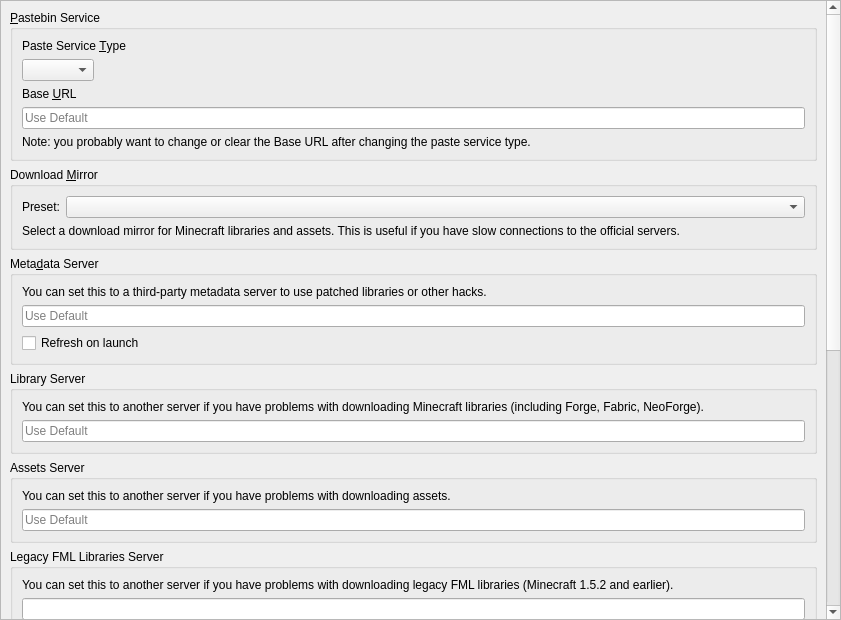
<?xml version="1.0" encoding="UTF-8"?>
<ui version="4.0">
 <class>APIPage</class>
 <widget class="QWidget" name="APIPage">
  <property name="geometry">
   <rect>
    <x>0</x>
    <y>0</y>
    <width>841</width>
    <height>620</height>
   </rect>
  </property>
  <layout class="QVBoxLayout" name="verticalLayout_2">
   <property name="leftMargin">
    <number>0</number>
   </property>
   <property name="topMargin">
    <number>0</number>
   </property>
   <property name="rightMargin">
    <number>0</number>
   </property>
   <property name="bottomMargin">
    <number>0</number>
   </property>
   <item>
    <widget class="QScrollArea" name="scrollArea">
     <property name="widgetResizable">
      <bool>true</bool>
     </property>
     <widget class="QWidget" name="scrollAreaWidgetContents">
      <property name="geometry">
       <rect>
        <x>0</x>
        <y>0</y>
        <width>825</width>
        <height>1236</height>
       </rect>
      </property>
      <layout class="QVBoxLayout" name="verticalLayout">
       <item>
        <widget class="QGroupBox" name="groupBox_paste">
         <property name="title">
          <string>&amp;Pastebin Service</string>
         </property>
         <layout class="QVBoxLayout" name="verticalLayout_3">
          <item>
           <widget class="QLabel" name="pasteServiceTypeLabel">
            <property name="text">
             <string>Paste Service &amp;Type</string>
            </property>
            <property name="buddy">
             <cstring>pasteTypeComboBox</cstring>
            </property>
           </widget>
          </item>
          <item>
           <widget class="QComboBox" name="pasteTypeComboBox">
            <property name="sizePolicy">
             <sizepolicy hsizetype="Maximum" vsizetype="Fixed">
              <horstretch>0</horstretch>
              <verstretch>0</verstretch>
             </sizepolicy>
            </property>
           </widget>
          </item>
          <item>
           <widget class="QLabel" name="baseURLLabel">
            <property name="text">
             <string>Base &amp;URL</string>
            </property>
            <property name="buddy">
             <cstring>baseURLEntry</cstring>
            </property>
           </widget>
          </item>
          <item>
           <widget class="QLineEdit" name="baseURLEntry">
            <property name="placeholderText">
             <string>Use Default</string>
            </property>
            <property name="clearButtonEnabled">
             <bool>true</bool>
            </property>
           </widget>
          </item>
          <item>
           <widget class="QLabel" name="baseURLNote">
            <property name="text">
             <string>Note: you probably want to change or clear the Base URL after changing the paste service type.</string>
            </property>
            <property name="wordWrap">
             <bool>true</bool>
            </property>
           </widget>
          </item>
         </layout>
        </widget>
       </item>
       <item>
        <widget class="QGroupBox" name="groupBox_mirror">
         <property name="title">
          <string>Download &amp;Mirror</string>
         </property>
         <layout class="QVBoxLayout" name="verticalLayout_mirror">
          <item>
           <layout class="QHBoxLayout" name="horizontalLayout_mirror">
            <item>
             <widget class="QLabel" name="label_mirror">
              <property name="text">
               <string>Preset:</string>
              </property>
              <property name="buddy">
               <cstring>mirrorPreset</cstring>
              </property>
             </widget>
            </item>
            <item>
             <widget class="QComboBox" name="mirrorPreset">
              <property name="sizePolicy">
               <sizepolicy hsizetype="Expanding" vsizetype="Fixed">
                <horstretch>0</horstretch>
                <verstretch>0</verstretch>
               </sizepolicy>
              </property>
             </widget>
            </item>
           </layout>
          </item>
          <item>
           <widget class="QLabel" name="label_mirror_desc">
            <property name="text">
             <string>Select a download mirror for Minecraft libraries and assets. This is useful if you have slow connections to the official servers.</string>
            </property>
            <property name="wordWrap">
             <bool>true</bool>
            </property>
           </widget>
          </item>
         </layout>
        </widget>
       </item>
       <item>
        <widget class="QGroupBox" name="groupBox_meta">
         <property name="title">
          <string>Meta&amp;data Server</string>
         </property>
         <layout class="QVBoxLayout" name="verticalLayout_5">
          <item>
           <widget class="QLabel" name="label_6">
            <property name="text">
             <string>You can set this to a third-party metadata server to use patched libraries or other hacks.</string>
            </property>
            <property name="textFormat">
             <enum>Qt::RichText</enum>
            </property>
            <property name="wordWrap">
             <bool>true</bool>
            </property>
            <property name="openExternalLinks">
             <bool>true</bool>
            </property>
           </widget>
          </item>
          <item>
           <widget class="QLineEdit" name="metaURL">
            <property name="placeholderText">
             <string>Use Default</string>
            </property>
           </widget>
          </item>
          <item>
           <widget class="QCheckBox" name="metaRefreshOnLaunchCB">
            <property name="text">
             <string>Refresh on launch</string>
            </property>
           </widget>
          </item>
         </layout>
        </widget>
       </item>
       <item>
        <widget class="QGroupBox" name="groupBox_libraries">
         <property name="title">
          <string>Library Server</string>
         </property>
         <layout class="QVBoxLayout" name="verticalLayout_libraries">
          <item>
           <widget class="QLabel" name="label_libraries">
            <property name="text">
             <string>You can set this to another server if you have problems with downloading Minecraft libraries (including Forge, Fabric, NeoForge).</string>
            </property>
            <property name="wordWrap">
             <bool>true</bool>
            </property>
           </widget>
          </item>
          <item>
           <widget class="QLineEdit" name="libraryURL">
            <property name="placeholderText">
             <string>Use Default</string>
            </property>
           </widget>
          </item>
         </layout>
        </widget>
       </item>
       <item>
        <widget class="QGroupBox" name="groupBox_assets">
         <property name="title">
          <string>Assets Server</string>
         </property>
         <layout class="QVBoxLayout" name="verticalLayout_6">
          <item>
           <widget class="QLabel" name="label_7">
            <property name="text">
             <string>You can set this to another server if you have problems with downloading assets.</string>
            </property>
            <property name="textFormat">
             <enum>Qt::RichText</enum>
            </property>
            <property name="wordWrap">
             <bool>true</bool>
            </property>
            <property name="openExternalLinks">
             <bool>true</bool>
            </property>
           </widget>
          </item>
          <item>
           <widget class="QLineEdit" name="resourceURL">
            <property name="placeholderText">
             <string>Use Default</string>
            </property>
           </widget>
          </item>
         </layout>
        </widget>
       </item>
       <item>
        <widget class="QGroupBox" name="groupBox_fmllibs">
         <property name="title">
          <string>Legacy FML Libraries Server</string>
         </property>
         <layout class="QVBoxLayout" name="verticalLayout_8">
          <item>
           <widget class="QLabel" name="label">
            <property name="text">
             <string>You can set this to another server if you have problems with downloading legacy FML libraries (Minecraft 1.5.2 and earlier).</string>
            </property>
            <property name="textFormat">
             <enum>Qt::RichText</enum>
            </property>
            <property name="wordWrap">
             <bool>true</bool>
            </property>
            <property name="openExternalLinks">
             <bool>true</bool>
            </property>
           </widget>
          </item>
          <item>
           <widget class="QLineEdit" name="legacyFMLLibsURL"/>
          </item>
         </layout>
        </widget>
       </item>
       <item>
        <widget class="QGroupBox" name="groupBox_ua">
         <property name="minimumSize">
          <size>
           <width>0</width>
           <height>0</height>
          </size>
         </property>
         <property name="title">
          <string>User Agent</string>
         </property>
         <layout class="QVBoxLayout" name="verticalLayout_7">
          <item>
           <widget class="QLineEdit" name="userAgentLineEdit">
            <property name="placeholderText">
             <string>Use Default</string>
            </property>
           </widget>
          </item>
          <item>
           <widget class="QLabel" name="userAgentLabel">
            <property name="text">
             <string>Enter a custom User Agent here. The special string $LAUNCHER_VER will be replaced with the version of the launcher.</string>
            </property>
            <property name="wordWrap">
             <bool>true</bool>
            </property>
           </widget>
          </item>
         </layout>
        </widget>
       </item>
       <item>
        <widget class="QGroupBox" name="groupBox_msa">
         <property name="title">
          <string>&amp;API Keys</string>
         </property>
         <layout class="QVBoxLayout" name="verticalLayout_4">
          <item>
           <widget class="QLabel" name="msaClientIDLabel">
            <property name="text">
             <string>&amp;Microsoft Authentication</string>
            </property>
            <property name="textFormat">
             <enum>Qt::RichText</enum>
            </property>
            <property name="wordWrap">
             <bool>true</bool>
            </property>
            <property name="openExternalLinks">
             <bool>true</bool>
            </property>
            <property name="buddy">
             <cstring>msaClientID</cstring>
            </property>
           </widget>
          </item>
          <item>
           <widget class="QLineEdit" name="msaClientID">
            <property name="placeholderText">
             <string>Use Default</string>
            </property>
           </widget>
          </item>
          <item>
           <widget class="QLabel" name="label_3">
            <property name="text">
             <string>Note: you probably don't need to set this if logging in via Microsoft Authentication already works.</string>
            </property>
            <property name="textFormat">
             <enum>Qt::RichText</enum>
            </property>
            <property name="wordWrap">
             <bool>true</bool>
            </property>
           </widget>
          </item>
          <item>
           <spacer name="verticalSpacer">
            <property name="orientation">
             <enum>Qt::Vertical</enum>
            </property>
            <property name="sizeType">
             <enum>QSizePolicy::Fixed</enum>
            </property>
            <property name="sizeHint" stdset="0">
             <size>
              <width>0</width>
              <height>6</height>
             </size>
            </property>
           </spacer>
          </item>
          <item>
           <widget class="QLabel" name="modrinthTokenLabel">
            <property name="text">
             <string>Mod&amp;rinth</string>
            </property>
            <property name="textFormat">
             <enum>Qt::RichText</enum>
            </property>
            <property name="wordWrap">
             <bool>true</bool>
            </property>
            <property name="openExternalLinks">
             <bool>true</bool>
            </property>
            <property name="buddy">
             <cstring>modrinthToken</cstring>
            </property>
           </widget>
          </item>
          <item>
           <widget class="QLineEdit" name="modrinthToken">
            <property name="enabled">
             <bool>true</bool>
            </property>
            <property name="placeholderText">
             <string>Use None</string>
            </property>
           </widget>
          </item>
          <item>
           <widget class="QLabel" name="label_8">
            <property name="text">
             <string>&lt;html&gt;&lt;head/&gt;&lt;body&gt;&lt;p&gt;Note: you only need to set this to access private data. Read the &lt;a href=&quot;https://docs.modrinth.com/api/#authentication&quot;&gt;documentation&lt;/a&gt; for more information.&lt;/p&gt;&lt;/body&gt;&lt;/html&gt;</string>
            </property>
            <property name="wordWrap">
             <bool>true</bool>
            </property>
            <property name="openExternalLinks">
             <bool>true</bool>
            </property>
           </widget>
          </item>
          <item>
           <spacer name="verticalSpacer_4">
            <property name="orientation">
             <enum>Qt::Vertical</enum>
            </property>
            <property name="sizeType">
             <enum>QSizePolicy::Fixed</enum>
            </property>
            <property name="sizeHint" stdset="0">
             <size>
              <width>0</width>
              <height>6</height>
             </size>
            </property>
           </spacer>
          </item>
          <item>
           <widget class="QLabel" name="flameKeyLabel">
            <property name="text">
             <string>&amp;CurseForge</string>
            </property>
            <property name="textFormat">
             <enum>Qt::RichText</enum>
            </property>
            <property name="wordWrap">
             <bool>true</bool>
            </property>
            <property name="openExternalLinks">
             <bool>true</bool>
            </property>
            <property name="buddy">
             <cstring>flameKey</cstring>
            </property>
           </widget>
          </item>
          <item>
           <widget class="QLineEdit" name="flameKey">
            <property name="enabled">
             <bool>true</bool>
            </property>
            <property name="placeholderText">
             <string>Use Default</string>
            </property>
           </widget>
          </item>
          <item>
           <widget class="QLabel" name="label_10">
            <property name="text">
             <string>Note: you probably don't need to set this if CurseForge already works.</string>
            </property>
            <property name="wordWrap">
             <bool>true</bool>
            </property>
           </widget>
          </item>
          <item>
           <widget class="QCheckBox" name="FallbackMRBlockedMods">
            <property name="text">
             <string>Enable fallback to Modrinth for blocked mods</string>
            </property>
           </widget>
          </item>
          <item>
           <spacer name="verticalSpacer_3">
            <property name="orientation">
             <enum>Qt::Vertical</enum>
            </property>
            <property name="sizeType">
             <enum>QSizePolicy::Fixed</enum>
            </property>
            <property name="sizeHint" stdset="0">
             <size>
              <width>0</width>
              <height>6</height>
             </size>
            </property>
           </spacer>
          </item>
          <item>
           <widget class="QLabel" name="label_12">
            <property name="text">
             <string>&amp;Technic</string>
            </property>
            <property name="buddy">
             <cstring>technicClientID</cstring>
            </property>
           </widget>
          </item>
          <item>
           <widget class="QLineEdit" name="technicClientID">
            <property name="placeholderText">
             <string>Use Default</string>
            </property>
           </widget>
          </item>
          <item>
           <widget class="QLabel" name="label_11">
            <property name="text">
             <string>&lt;html&gt;&lt;head/&gt;&lt;body&gt;&lt;p&gt;Note: you only need to set this to access private data.&lt;/p&gt;&lt;/body&gt;&lt;/html&gt;</string>
            </property>
            <property name="wordWrap">
             <bool>true</bool>
            </property>
           </widget>
          </item>
         </layout>
        </widget>
       </item>
       <item>
        <spacer name="verticalSpacer_2">
         <property name="orientation">
          <enum>Qt::Vertical</enum>
         </property>
         <property name="sizeHint" stdset="0">
          <size>
           <width>0</width>
           <height>0</height>
          </size>
         </property>
        </spacer>
       </item>
      </layout>
     </widget>
    </widget>
   </item>
  </layout>
 </widget>
 <resources/>
 <connections/>
</ui>
